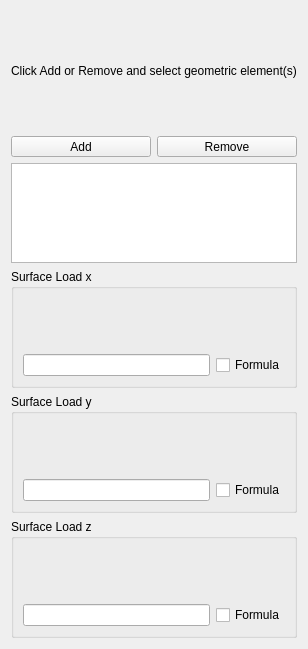
<?xml version="1.0" encoding="UTF-8"?>
<ui version="4.0">
 <class>TaskFemConstraintForce</class>
 <widget class="QWidget" name="TaskFemConstraintForce">
  <property name="enabled">
   <bool>true</bool>
  </property>
  <property name="geometry">
   <rect>
    <x>0</x>
    <y>0</y>
    <width>300</width>
    <height>649</height>
   </rect>
  </property>
  <property name="sizePolicy">
   <sizepolicy hsizetype="Preferred" vsizetype="Preferred">
    <horstretch>0</horstretch>
    <verstretch>0</verstretch>
   </sizepolicy>
  </property>
  <property name="minimumSize">
   <size>
    <width>0</width>
    <height>0</height>
   </size>
  </property>
  <property name="baseSize">
   <size>
    <width>400</width>
    <height>800</height>
   </size>
  </property>
  <property name="windowTitle">
   <string>Prescribed Surface Load</string>
  </property>
  <layout class="QVBoxLayout" name="verticalLayout">
   <item>
    <widget class="QLabel" name="lbl_info">
     <property name="text">
      <string>Click Add or Remove and select geometric element(s)</string>
     </property>
    </widget>
   </item>
   <item>
    <layout class="QGridLayout" name="gridLayout_7">
     <item row="0" column="0">
      <layout class="QHBoxLayout" name="hLayout1">
       <item>
        <widget class="QToolButton" name="btnAdd">
         <property name="sizePolicy">
          <sizepolicy hsizetype="Expanding" vsizetype="Fixed">
           <horstretch>0</horstretch>
           <verstretch>0</verstretch>
          </sizepolicy>
         </property>
         <property name="text">
          <string>Add</string>
         </property>
         <property name="checkable">
          <bool>true</bool>
         </property>
        </widget>
       </item>
       <item>
        <widget class="QToolButton" name="btnRemove">
         <property name="sizePolicy">
          <sizepolicy hsizetype="Expanding" vsizetype="Fixed">
           <horstretch>0</horstretch>
           <verstretch>0</verstretch>
          </sizepolicy>
         </property>
         <property name="text">
          <string>Remove</string>
         </property>
         <property name="checkable">
          <bool>true</bool>
         </property>
        </widget>
       </item>
      </layout>
     </item>
     <item row="1" column="0">
      <widget class="QListWidget" name="lw_references">
       <property name="sizePolicy">
        <sizepolicy hsizetype="Expanding" vsizetype="Minimum">
         <horstretch>0</horstretch>
         <verstretch>0</verstretch>
        </sizepolicy>
       </property>
       <property name="maximumSize">
        <size>
         <width>16777215</width>
         <height>100</height>
        </size>
       </property>
       <property name="selectionMode">
        <enum>QAbstractItemView::ExtendedSelection</enum>
       </property>
      </widget>
     </item>
    </layout>
   </item>
   <item>
    <widget class="QGroupBox" name="ForceXGB">
     <property name="title">
      <string>Surface Load x</string>
     </property>
     <!-- <property name="checkable">
      <bool>true</bool>
     </property> -->
     <layout class="QGridLayout" name="gridLayout">
      <item row="1" column="0">
       <widget class="QLineEdit" name="ForceXFormulaLE"/>
      </item>
      <item row="1" column="1">
       <widget class="QCheckBox" name="ForceXFormulaCB">
        <!-- <property name="toolTip">
         <string>Formulas are only valid
for the Elmer solver</string>
        </property> -->
        <property name="text">
         <string>Formula</string>
        </property>
       </widget>
      </item>
      <item row="0" column="0">
       <widget class="Gui::QuantitySpinBox" name="spinxForce">
        <property name="unit" stdset="0">
         <string notr="true">Pa</string>
        </property>
       </widget>
      </item>
     </layout>
    </widget>
   </item>
   <item>
    <widget class="QGroupBox" name="ForceYGB">
     <property name="title">
      <string>Surface Load y</string>
     </property>
     <!-- <property name="checkable">
      <bool>true</bool>
     </property> -->
     <layout class="QGridLayout" name="gridLayout_2">
      <item row="1" column="0">
       <widget class="QLineEdit" name="ForceYFormulaLE"/>
      </item>
      <item row="1" column="1">
       <widget class="QCheckBox" name="ForceYFormulaCB">
        <!-- <property name="toolTip">
         <string>Formulas are only valid
for the Elmer solver</string>
        </property> -->
        <property name="text">
         <string>Formula</string>
        </property>
       </widget>
      </item>
      <item row="0" column="0">
       <widget class="Gui::QuantitySpinBox" name="spinyForce">
        <property name="unit" stdset="0">
         <string notr="true">Pa</string>
        </property>
       </widget>
      </item>
     </layout>
    </widget>
   </item>
   <item>
    <widget class="QGroupBox" name="ForceZGB">
     <property name="title">
      <string>Surface Load z</string>
     </property>
     <!-- <property name="checkable">
      <bool>true</bool>
     </property> -->
     <layout class="QGridLayout" name="gridLayout_3">
      <item row="1" column="0">
       <widget class="QLineEdit" name="ForceZFormulaLE"/>
      </item>
      <item row="1" column="1">
       <widget class="QCheckBox" name="ForceZFormulaCB">
        <!-- <property name="toolTip">
         <string>Formulas are only valid
for the Elmer solver</string>
        </property> -->
        <property name="text">
         <string>Formula</string>
        </property>
       </widget>
      </item>
      <item row="0" column="0">
       <widget class="Gui::QuantitySpinBox" name="spinzForce">
        <property name="unit" stdset="0">
         <string>Pa</string>
        </property>
       </widget>
      </item>
     </layout>
    </widget>
   </item>
   <!-- <item>
    <widget class="QCheckBox" name="FlowForceCB">
     <property name="toolTip">
      <string>Flow solution is used to determine
surface force (and thus displacement)
generated by the flow
(Option only applies for Elmer solver)</string>
     </property>
     <property name="text">
      <string>Surface force by flow</string>
     </property>
    </widget>
   </item>
   <item>
    <widget class="Line" name="line">
     <property name="orientation">
      <enum>Qt::Horizontal</enum>
     </property>
    </widget>
   </item>
   <item>
    <widget class="QLabel" name="label">
     <property name="maximumSize">
      <size>
       <width>400</width>
       <height>16777215</height>
      </size>
     </property>
     <property name="text">
      <string>Rotations are only valid for Beam and Shell elements.</string>
     </property>
     <property name="scaledContents">
      <bool>false</bool>
     </property>
     <property name="wordWrap">
      <bool>true</bool>
     </property>
    </widget>
   </item>
   <item>
    <widget class="QGroupBox" name="RotationXGB">
     <property name="title">
      <string>Rotation x</string>
     </property>
     <property name="checkable">
      <bool>true</bool>
     </property>
     <layout class="QGridLayout" name="gridLayout_6">
      <item row="0" column="0">
       <widget class="Gui::QuantitySpinBox" name="spinxRotation">
        <property name="unit" stdset="0">
         <string notr="true">deg</string>
        </property>
       </widget>
      </item>
     </layout>
    </widget>
   </item>
   <item>
    <widget class="QGroupBox" name="RotationYGB">
     <property name="title">
      <string>Rotation y</string>
     </property>
     <property name="checkable">
      <bool>true</bool>
     </property>
     <layout class="QGridLayout" name="gridLayout_5">
      <item row="0" column="0">
       <widget class="Gui::QuantitySpinBox" name="spinyRotation">
        <property name="unit" stdset="0">
         <string notr="true">deg</string>
        </property>
       </widget>
      </item>
     </layout>
    </widget>
   </item>
   <item>
    <widget class="QGroupBox" name="RotationZGB">
     <property name="title">
      <string>Rotation z</string>
     </property>
     <property name="checkable">
      <bool>true</bool>
     </property>
     <layout class="QGridLayout" name="gridLayout_4">
      <item row="0" column="0">
       <widget class="Gui::QuantitySpinBox" name="spinzRotation">
        <property name="unit" stdset="0">
         <string notr="true">deg</string>
        </property>
       </widget>
      </item>
     </layout>
    </widget>
   </item> -->
  </layout>
 </widget>
 <customwidgets>
  <customwidget>
   <class>Gui::QuantitySpinBox</class>
   <extends>QWidget</extends>
   <header>Gui/QuantitySpinBox.h</header>
  </customwidget>
 </customwidgets>
 <resources/>
 <!-- <connections>
  <connection>
   <sender>FlowForceCB</sender>
   <signal>toggled(bool)</signal>
   <receiver>RotationXGB</receiver>
   <slot>setDisabled(bool)</slot>
   <hints>
    <hint type="sourcelabel">
     <x>149</x>
     <y>394</y>
    </hint>
    <hint type="destinationlabel">
     <x>149</x>
     <y>463</y>
    </hint>
   </hints>
  </connection>
  <connection>
   <sender>FlowForceCB</sender>
   <signal>toggled(bool)</signal>
   <receiver>DisplacementXGB</receiver>
   <slot>setDisabled(bool)</slot>
   <hints>
    <hint type="sourcelabel">
     <x>149</x>
     <y>394</y>
    </hint>
    <hint type="destinationlabel">
     <x>149</x>
     <y>170</y>
    </hint>
   </hints>
  </connection>
  <connection>
   <sender>FlowForceCB</sender>
   <signal>toggled(bool)</signal>
   <receiver>DisplacementYGB</receiver>
   <slot>setDisabled(bool)</slot>
   <hints>
    <hint type="sourcelabel">
     <x>149</x>
     <y>394</y>
    </hint>
    <hint type="destinationlabel">
     <x>149</x>
     <y>255</y>
    </hint>
   </hints>
  </connection>
  <connection>
   <sender>FlowForceCB</sender>
   <signal>toggled(bool)</signal>
   <receiver>DisplacementZGB</receiver>
   <slot>setDisabled(bool)</slot>
   <hints>
    <hint type="sourcelabel">
     <x>149</x>
     <y>394</y>
    </hint>
    <hint type="destinationlabel">
     <x>149</x>
     <y>340</y>
    </hint>
   </hints>
  </connection>
  <connection>
   <sender>FlowForceCB</sender>
   <signal>toggled(bool)</signal>
   <receiver>RotationYGB</receiver>
   <slot>setDisabled(bool)</slot>
   <hints>
    <hint type="sourcelabel">
     <x>149</x>
     <y>394</y>
    </hint>
    <hint type="destinationlabel">
     <x>149</x>
     <y>522</y>
    </hint>
   </hints>
  </connection>
  <connection>
   <sender>FlowForceCB</sender>
   <signal>toggled(bool)</signal>
   <receiver>RotationZGB</receiver>
   <slot>setDisabled(bool)</slot>
   <hints>
    <hint type="sourcelabel">
     <x>149</x>
     <y>394</y>
    </hint>
    <hint type="destinationlabel">
     <x>149</x>
     <y>581</y>
    </hint>
   </hints>
  </connection>
 </connections> -->
</ui>
